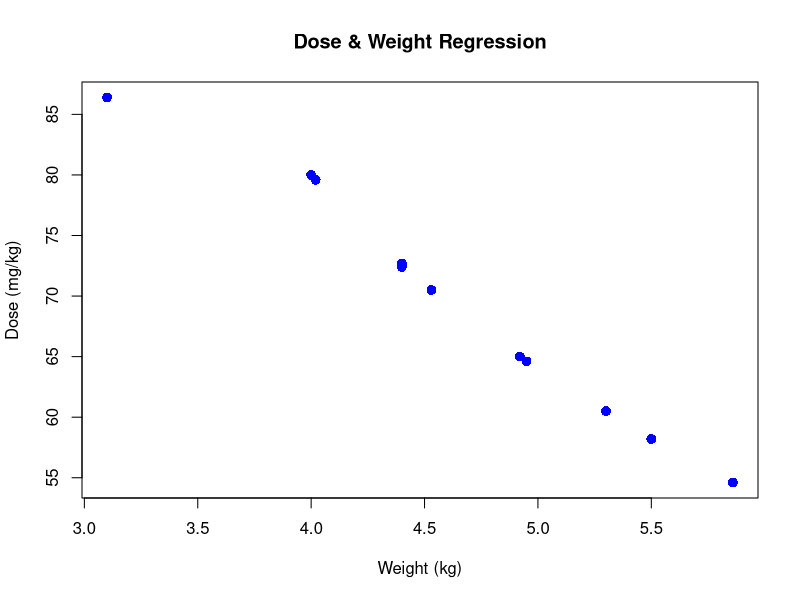

Reproduce this figure in R.
#build lm model
lm_model = lm(Dose ~ Wt, data = Theoph)

#Visualize
plot(
  Theoph$Dose,
  Theoph$Wt,
  col = "blue",
  main = "Dose & Weight Regression",
  abline(lm_model),
  cex = 1.3,
  pch = 16,
  xlab = "Weight (kg)",
  ylab = "Dose (mg/kg)"
)

#Predict
weight = data.frame(Wt = c(90, 95, 100))
predictions = predict(lm_model, weight)

result = data.frame(
  Wt = c(90, 95, 100),
  Dose = round(predictions, 2)
)

print(result)
